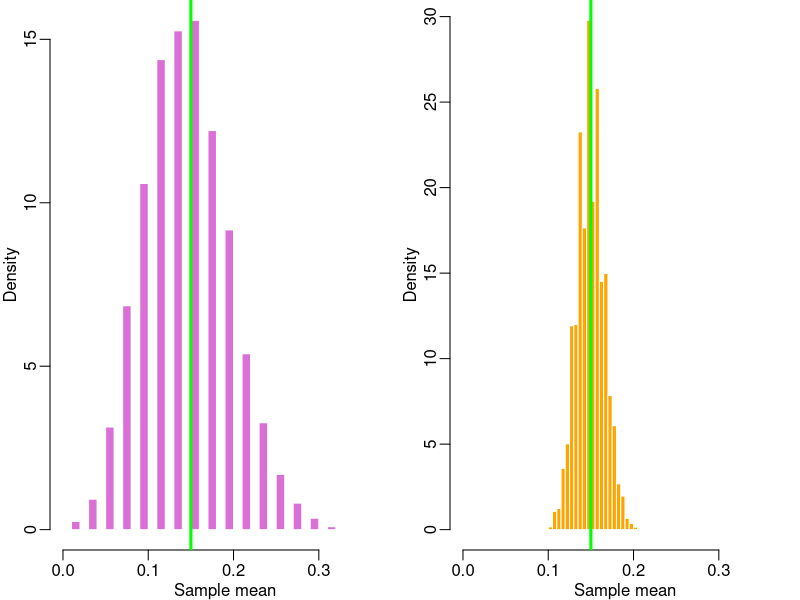

This chart was generated by the following R code:
pdf("images/chapter_4/CLTbinom.pdf", width=8, height=5)
par(mfrow=c(1, 2), mar = c(2.5, 2.5, 0, 0), mgp = c(1.5, 0.5, 0))

#label===clt-binom-sim
n <- 50
allMeans <- rep(0, 10000)
for (i in 1:10000) {
  samp <- rbinom(n, 1, 0.15)
  allMeans[i] <- mean(samp)
}
m <- min(allMeans)
M <- max(allMeans)
hist(allMeans, freq = F, breaks=40, xlim=c(m, M), main="", xlab="Sample mean", border="white", col="orchid")
abline(v=0.15, lwd=3, col="green")
#===end

# Repeat, this time with a larger sample size:
# 10000 iterations - show the distribution of the sample means:
n <- 500
allMeans <- rep(0, 10000)
for (i in 1:10000) {
  samp <- rbinom(n, 1, 0.15)
  allMeans[i] <- mean(samp)
}
hist(allMeans, freq = F, breaks=40, xlim=c(m, M), main="", xlab="Sample mean", border="white", col="orange")
abline(v=0.15, lwd=3, col="green")

par(mfrow=c(1, 1))
dev.off()
